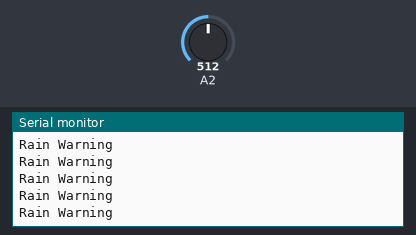
The sketch below on a simulated Arduino Uno, built with avr-gcc and run on an emulated ATmega328P. Shown: the last lines printed to the serial monitor. The inputs (shaded band) are chosen by the test bench; at power-on: A2 = 512.

Above: at 1.2 s.
1.3 s: A2 set to 664
4.3 s: A2 set to 697
At 5.1 s:
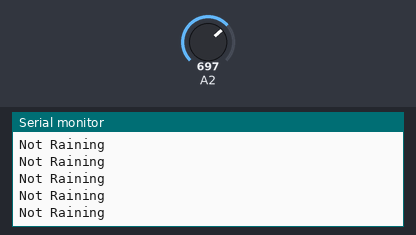
8.1 s: A2 set to 325
At 8.8 s:
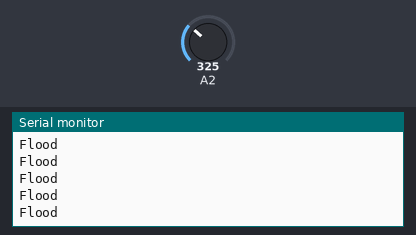
9.6 s: A2 set to 349
At 10.1 s:
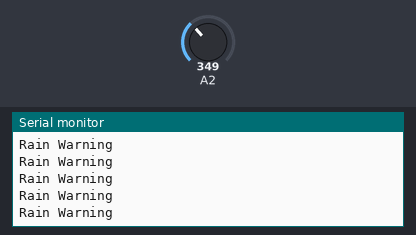

Measured:
- the behaviour switches between 682 and 683 on A2 (found by bisection; images 0 and 1)
- the behaviour switches between 341 and 342 on A2 (found by bisection; images 2 and 3)
- after the input at 4.3 s, the serial monitor: prints a new line after 0.07 s (image 1)
- after the input at 8.1 s, the serial monitor: prints a new line after 0.07 s (image 2)
- after the input at 9.6 s, the serial monitor: prints a new line after 0.07 s (image 3)

The sketch:

Sensor_test_v2.ino
```cpp
/* Flame Sensor analog example.
Code by Reichenstein7 (thejamerson.com)

For use with a Rain Sensor with an analog out!

To test view the output, point a serial monitor such as Putty at your Arduino.

  - If the Sensor Board is completely soaked; "case 0" will be activated and " Flood " will be sent to the serial monitor.
  - If the Sensor Board has water droplets on it; "case 1" will be activated and " Rain Warning " will be sent to the serial monitor.
  - If the Sensor Board is dry; "case 2" will be activated and " Not Raining " will be sent to the serial monitor.

*/

// lowest and highest sensor readings:
const int sensorMin = 0;     // sensor minimum
const int sensorMax = 1024;  // sensor maximum

void setup() {
  // initialize serial communication @ 9600 baud:
  Serial.begin(9600);
}
void loop() {
  // read the sensor on analog A2: btw, D2 is rain digital. A3 is manual wet-dry switch where TO WET is on (1023) and TO DRY is off (0)
	int sensorReading = analogRead(A2);
  // map the sensor range (four options):
  // ex: 'long int map(long int, long int, long int, long int, long int)'
	int range = map(sensorReading, sensorMin, sensorMax, 0, 3);

  // range value:
  switch (range) {
 case 0:    // Sensor getting wet
    Serial.println("Flood");
    break;
 case 1:    // Sensor getting wet
    Serial.println("Rain Warning");
    break;
 case 2:    // Sensor dry - To shut this up delete the " Serial.println("Not Raining"); " below.
    Serial.println("Not Raining");
    break;
  }
  delay(1);  // delay between reads
}
```
